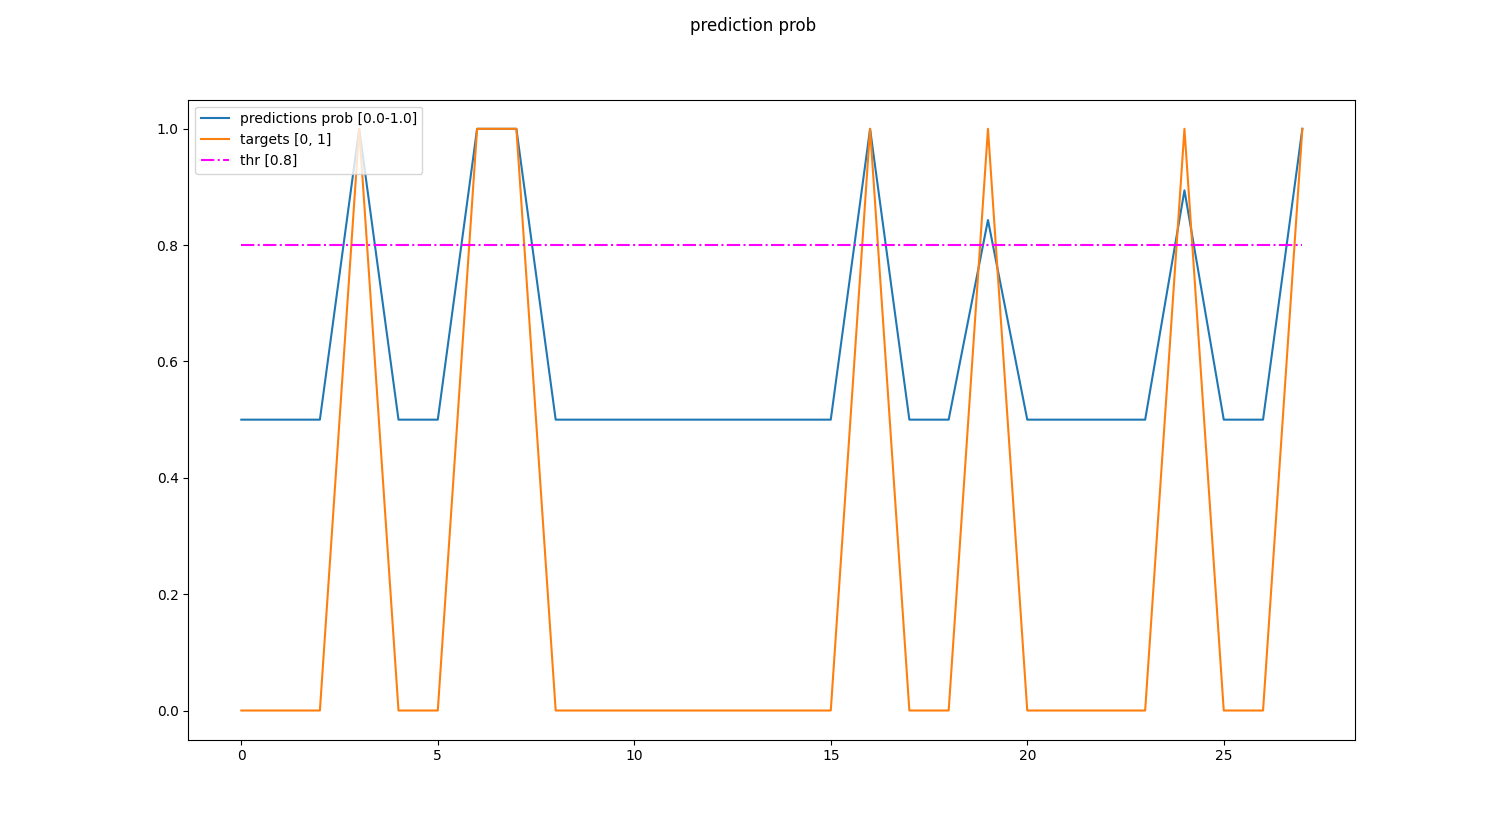

Recreate this plot in Python.
import numpy as np
# import torch
from torch.utils.data import Dataset, DataLoader
import torch
import torch.nn as nn
import torch.optim as optim
from torch.utils.data import TensorDataset, DataLoader, random_split
import torch.nn.functional as F
import pprint

# 小数表記にする(指数表記を使わない)
torch.set_printoptions(sci_mode=False) # pytorch
np.set_printoptions(suppress=True) # numpy

file_path = './time_counts2_input3.txt' # 自分のデータセット

data = []
# ファイルを開いて各行を読み込む
with open(file_path, 'r', encoding='utf-8') as file:
    for line in file:
        # 各行をカンマで分割して時刻とカウントを取得
        time_str, state_str, count_str = line.strip().split(', ')
        # タプルとしてリストに追加
        data.append((time_str, state_str, count_str))

# 時刻を分に変換する関数
def time_to_minutes(time_str):
    hours, minutes = map(int, time_str.split(':'))
    return hours * 60 + minutes


state_to_index = {"STABLE": 0, "WALKING": 1, "RUNNING": 2, "OTHER": -1}
print("#####")
print("inputs [time, state]")
print([[time, state, count] for time, state, count in data])
print("#####")

# # データの前処理
# # times = np.array([time_to_float(t) for t, _ in data], dtype=np.float32)
# times = np.array([time_to_minutes(t) for t, _ in data], dtype=np.float32)
# usage_counts = np.array([c for _, c in data], dtype=np.float32)

"""
# リコメンドするタイミングを二値で表現する（ここでは仮に2回以上の使用でリコメンド）
"""
# # recommend_labels = np.array([1 if c >= 2 else 0 for c in usage_counts], dtype=np.float32)
# # 1回以上の使用でリコメンド
# recommend_labels = np.array([1 if c >= 1 else 0 for c in usage_counts], dtype=np.float32)

# # データのテンソル化
# times_tensor = torch.tensor(times).unsqueeze(1)
# usage_tensor = torch.tensor(usage_counts).unsqueeze(1)
# # features_tensor = torch.cat((times_tensor, usage_tensor), dim=1)
# features_tensor = times_tensor


"""
# データの前処理
# データのテンソル化
をまとめる
"""
# # count_to_index = {"0": 0, "1": 1, "2": 2}
# inputs_times = torch.tensor([time_to_minutes(t) for t, _ in data], dtype=torch.float).unsqueeze(1)
# usage_counts = torch.tensor([int(c) for _, c in data], dtype=torch.float).unsqueeze(1)

# データを数値に変換
inputs = torch.tensor([[time_to_minutes(time), state_to_index[state], int(count)] for time, state, count in data], dtype=torch.float)
print("*****")
print("in:", inputs)
print("*****")
print("in [:, 0]:", inputs[:, 0])
print("in max:", inputs[:, 0].max())
test_input_max = inputs[:, 0].max()

# データの前処理
# 時刻データの正規化
inputs[:, 0] = inputs[:, 0] / inputs[:, 0].max()
print("in [:, 0]:", inputs[:, 0])
print("*****")

print("行動状態をone-hotベクトル化 ... STABLE:[1,0,0], WALKING:[0,1,0], RUNNING:[0,0,1]")


print("recommend data (inputs[:, 2]:)", inputs[:, 2])


# 行動状態のone-hotエンコーディング
states = torch.zeros(len(data), len(state_to_index))
for i, (_, state, _) in enumerate(data):
    states[i, state_to_index[state]] = 1
print("state: ", states)
print("inputs[:, :1] : ", inputs[:, :1]) # 全ての行, 0列目まで
print("inputs[:, :2] : ", inputs[:, :2]) # 全ての行, 1列目まで
print("inputs[:, :3] : ", inputs[:, :3]) # 全ての行, 2列目まで
print("inputs[:, :5] : ", inputs[:, 2:3]) # 全ての行, 2列目のみ
inputs = torch.cat((inputs[:, :1], states, inputs[:, 2:3]), dim=1) # timeとstatesを連結する

# targets = torch.tensor([tool_to_index[tool] for _, _, tool in data], dtype=torch.long)

# recommend_labels = torch.tensor([1 if c >= 1 else 0 for c in inputs[:, 2]], dtype=torch.float) # .unsqueeze(1) # リコメンドするタイミングを二値で表現する（ここでは仮に2回以上の使用でリコメンド）
# ラベル用（学習時に使用）
usage_counts = torch.tensor([int(c) for _, _, c in data], dtype=torch.float) # .unsqueeze(1)
recommend_labels = torch.tensor([1 if c >= 1 else 0 for c in usage_counts], dtype=torch.float) # .unsqueeze(1)
targets = recommend_labels

# データセットの作成
dataset = TensorDataset(inputs, targets)
print("*****")
print("inputs:", inputs)
print("targets:", targets)
print("*****")

# # データセットのサイズ
# dataset_size = len(dataset)
# # 訓練用と検証用のサイズを計算
# train_size = int(dataset_size * 0.8)
# val_size = dataset_size - train_size
# # データセットをランダムに分割
# train_dataset, val_dataset = random_split(dataset, [train_size, val_size])
# print("dataset:", dataset[0])
# print("**********")
# print("train datset:", train_dataset[0])
# print("val dataset:", val_dataset[0])
# print("**********")
# データセットのサイズ
dataset_size = len(dataset)
# 訓練用と検証用のサイズを計算
train_size = int(dataset_size * 0.8) # 7)
test_size = int(dataset_size * 0.1)
val_size = dataset_size - train_size - test_size
# データセットをランダムに分割
train_dataset, val_dataset , test_dataset = random_split(dataset, [train_size, val_size, test_size])
print("dataset:", dataset[0])
print("**********")
print("train datset:", train_dataset[0])
print("val dataset:", val_dataset[0])
print("test dataset:", test_dataset[0])
print("len [train, val, test] : ", len(train_dataset), len(val_dataset), len(test_dataset))
print("**********")


# DataLoaderの作成
batch_size = 4  # 例としてバッチサイズを4に設定
# batch_size = 32
train_loader = DataLoader(train_dataset, batch_size=batch_size, shuffle=True)
val_loader = DataLoader(val_dataset, batch_size=batch_size)

#### ステップ2: データセットとデータローダーの定義




#### ステップ3: モデルの定義

# シンプルなニューラルネットワークモデルを定義します。


class RecommendationModel(nn.Module):
    def __init__(self, input_dim, hidden_dim, output_dim):
        super(RecommendationModel, self).__init__()
        # Input : time + state(one-hot) + count = 6
        self.fc1 = nn.Linear(input_dim, hidden_dim)
        self.relu = nn.ReLU(inplace=True)
        self.fc2 = nn.Linear(hidden_dim, output_dim)
        self.dropout = nn.Dropout(0.5)  # ドロップアウト層を追加
    
    def forward(self, x):
        # x = x.reshape(x.shape[0], -1)
        # x = x.unsqueeze(1)
        # x = x.view(x.size(0), -1)  # フラット化

        x = self.fc1(x)
        x = self.relu(x)

        x = self.dropout(x)

        x = self.fc2(x)
        # return x
        return torch.sigmoid(x)

class CNNNet(nn.Module):
    def __init__(self, input_dim, hidden_dim, output_dim):
        super(CNNNet, self).__init__()
        # self.conv1 = nn.Conv1d(in_channels=1, out_channels=64, kernel_size=2, stride=1, padding=1) # In:1*4 *64=256?
        self.conv1 = nn.Conv1d(in_channels=1, out_channels=16, kernel_size=2, stride=1, padding=1)
        """
        Lout = [ (Lin + 2×padding − dilation×(kernel_size−1) − 1) / stride) + 1 ]
        今回の場合:
            Lout = (1  + 2*1       - 0*(2-1)-1)/1 + 1
                 = 3 - 1 + 1
                 = 3
        つまり、Affineに入力されるのは、「3 * 64」 
        """
        # # self.pool = nn.MaxPool1d(kernel_size=2, stride=2, padding=1) # パディングも指定すると、in_feature=3になる
        self.pool = nn.MaxPool1d(kernel_size=2) # 1*2 *64=128(カーネルのみの指定だと、padding=0...4/2=2(in_feature=2)で、2*64=128になる)
        # """
        # # padding=1の場合
        # Lout = (3+2-0-1)/2+1 = 3 ... in_feature=3

        # # padding=0の場合(指定しない場合、デフォルトで0)
        # Lout = (3+0-0-1)/2+1 = 2 ... in_feature=2
        # """
        # self.fc1 = nn.Linear(in_features=2*64, out_features=128) # 2[input] * 64[conv1のout_channels]
        # # self.fc1 = nn.Linear(in_features=4, out_features=3*64) # 2[input] * 64[conv1のout_channels]
        # """
        # # 今回 ... おそらく、3[input] * 64[conv1のout_channels] = 192
        # #   > それが4列ずつ(バッチサイズ4)モデルに入力される。
        # #       4[batch] * 3[input]*64[conv1のoutput_channels] = 4*192
        
        # # 前回 ... 8*8[input] * 128[conv1のout_channels]
        # """
        # self.dropout = nn.Dropout(0.5)  # ドロップアウト層を追加
        # self.fc2 = nn.Linear(128, 256)
        # # self.fc2 = nn.Linear(3*64, 256)
        # self.fc3 = nn.Linear(256, output_dim)
        # # self.bn1 = nn.BatchNorm1d(128) # 64)
        # # self.bn2 = nn.BatchNorm1d(256) # 64)

        """ 2024/6/24 """
        # self.fc1 = nn.Linear(3*64, 256) # 128) # hidden_dim)
        # self.relu = nn.ReLU(inplace=True)
        # self.fc2 = nn.Linear(256, output_dim) # hidden_dim, output_dim)
        # self.dropout = nn.Dropout(0.5)  # ドロップアウト層を追加
        
        # self.fc1 = nn.Linear(3*64, 128) # hidden_dim)
        # self.relu = nn.ReLU(inplace=True)
        # self.fc2 = nn.Linear(128, 256) # hidden_dim, output_dim)
        # self.dropout = nn.Dropout(0.5)  # ドロップアウト層を追加
        # self.fc3 = nn.Linear(256, output_dim)
        # self.bn1 = nn.BatchNorm1d(128) # 64)
        # self.bn2 = nn.BatchNorm1d(256) # 64)

        self.fc1 = nn.Linear(3*16, 64) # hidden_dim)
        self.relu = nn.ReLU(inplace=True)
        # self.fc2 = nn.Linear(64, 128) # hidden_dim, output_dim)
        self.fc2 = nn.Linear(64, output_dim)
        self.dropout = nn.Dropout(0.5)  # ドロップアウト層を追加
        # self.fc3 = nn.Linear(128, output_dim)
        self.bn1 = nn.BatchNorm1d(64)
        # self.bn2 = nn.BatchNorm1d(128)
        """ 2024/6/24 """
        self.sigmoid = nn.Sigmoid() # inplace=True)

    def forward(self, x):
        # 畳み込み層は入力が(batch_size, channels, length)の形であることを期待するため、入力xを適切な形に変形する
        x = x.unsqueeze(1)  # (batch_size, 1, length)
        # x = self.pool(torch.relu(self.conv1(x)))
        x = self.pool(self.relu(self.conv1(x)))
        x = x.view(x.size(0), -1)  # フラット化
        # print(x)
        
        """ 2024/6/24 """
        # x = torch.relu(self.fc1(x))
        x = self.relu(self.bn1(self.fc1(x)))
        x = self.dropout(x)
        x = self.relu(self.fc2(x))
        # x = self.relu(self.bn2(self.fc2(x)))
        # x = self.fc3(x)
        # return x
        return self.sigmoid(x)
        x = self.fc1(x)
        x = self.relu(x)
        x = self.dropout(x)
        x = self.fc2(x)
        return torch.sigmoid(x)
        """ 2024/6/24 """


class My_rnn_net(nn.Module):
    def __init__(self, input_size, output_size, hidden_dim, n_layers):
        super(My_rnn_net, self).__init__()

        self.input_size = input_size
        self.hidden_dim = hidden_dim
        self.n_layers = n_layers

        self.rnn = nn.RNN(input_size, hidden_dim, n_layers, batch_first=True)
        self.fc = nn.Linear(hidden_dim, output_size)

        self.sigmoid = nn.Sigmoid() # inplace=True)

    def forward(self, x):
        # xのサイズを (batch_size, sequence_length, input_size) に整形
        x = x.view(x.size(0), -1, self.input_size)
        
        y_rnn, h = self.rnn(x, None)
        y = self.fc(y_rnn[:, -1, :])

        return y
        # return self.sigmoid(y)






# モデルのインスタンス化
input_dim = 6 # 4 # 5 # 3 # 2  # 時刻とアプリ使用回数の2つ
# input_dim = 1  # 時刻のみ
hidden_dim = 16  # 隠れ層のサイズ
output_dim = 1  # リコメンドするかしないか
# model = RecommendationModel(input_dim, hidden_dim, output_dim)
model = CNNNet(input_dim, hidden_dim, output_dim)


# # テスト用の入力データ
# batch_size = 4 # 10
# sequence_length = 5
# input_size = 6  # ここをモデルのinput_sizeと一致させる
# output_size = 1
# hidden_dim = 20
# n_layers = 2
# model = My_rnn_net(input_size, output_size, hidden_dim, n_layers) # RNNをインスタンス化


#### ステップ4: モデルの学習

# モデルを訓練します。


# 損失関数とオプティマイザの定義
# criterion = nn.BCEWithLogitsLoss()  # 二値分類の場合 # binary_cross_entropy_with_logits
# optimizer = optim.Adam(model.parameters(), lr=0.001) # 0.01)
# # optimizer = optim.RMSprop(model.parameters(), lr=0.01)

# CNN
criterion = nn.BCELoss()
# criterion = nn.BCEWithLogitsLoss()  # 二値分類の場合 # binary_cross_entropy_with_logits
optimizer = optim.Adam(model.parameters(), lr=0.001)


# # RNN
# # 損失関数と最適化アルゴリズム
# criterion = nn.MSELoss()
# # criterion = nn.CrossEntropyLoss()
# optimizer = optim.Adam(model.parameters(), lr=0.001) # 01)

# トレーニングループ
num_epochs = 100 # 300 # 100 # 00 # 100 # 0 # 100  # エポック数
threshold = 0.8 # 0.5

print("\n\n\n#####\nTRAIN\n#####")
# # 訓練フェーズ
model.train()
losses = [] # 損失
accs = [] # 精度
losses_val = [] # 損失
accs_val = [] # 精度
for epoch in range(num_epochs):
    # 訓練フェーズ
    # model.train()
    train_loss = 0.0
    "----- E資格 -----"
    total_correct = 0
    total_data_len = 0
    "-----------------"

    # for features, labels in train_loader: # dataloader:
    for inputs, targets in train_loader:
        optimizer.zero_grad()
        outputs = model(inputs) # features)
        targets = targets.unsqueeze(1)
        loss = criterion(outputs, targets) # labels)
        
        
        
        # CNN
        predictions = (outputs > threshold).float().numpy()  # 閾値0.5で分類
        # # RNN
        # predictions_prob = torch.sigmoid(outputs).detach().numpy()  # シグモイド関数で0-1の範囲にスケール
        # predictions = (predictions_prob > threshold)  # 閾値0.5で分類


        loss.backward()
        optimizer.step()

        train_loss += loss.item()

        batch_size = len(targets) # labels) # targets)  # バッチサイズの確認

        
        for i in range(batch_size):  # データ一つずつループ,ミニバッチの中身出しきるまで
            total_data_len += 1  # 全データ数を集計
            if (predictions[i]) == int(targets[i].item()): # targets[i]: # int(labels[i].item()):
                total_correct += 1 # 正解のデータ数を集計
    # 可視化用に追加
    train_accuracy = total_correct/total_data_len*100  # 予測精度の算出
    # train_loss/=total_data_len  # 損失の平均の算出
    ave_train_loss = train_loss / total_data_len # 損失の平均の算出
    # losses.append(train_loss)
    losses.append(ave_train_loss)
    accs.append(train_accuracy)

    if (epoch+1) % 10 == 0:
        print("correct:", total_correct)
        print("total:", total_data_len)
        print(f'Epoch [{epoch+1}/{num_epochs}], Loss: {loss.item():.4f}')
        print(f'Epoch {epoch+1}/{num_epochs}, Train Loss(average): {ave_train_loss}')
        # train_accuracy = total_correct/total_data_len*100  # 予測精度の算出
        print("正解率: {}".format(train_accuracy))
        print("**********")


#### ステップ5: モデルの評価

# 学習したモデルを使って予測を行い、評価します。


print("\n\n\n#####\nVAL\n#####")
# 評価のためにモデルを推論モードに切り替え
model.eval()

# print("features tensor")
# print(features_tensor)
val_loss = 0.0
"----- E資格 -----"
total_correct_val = 0
total_data_len_val = 0
"-----------------"

# テストデータでの予測（例: トレーニングデータと同じデータを使う）
with torch.no_grad():

    for inputs, targets in val_loader:
        outputs = model(inputs)

        targets = targets.unsqueeze(1)

        loss = criterion(outputs, targets)
        val_loss += loss.item()

        # CNN
        predictions = (outputs > threshold).float().numpy()  # 閾値0.5で分類
        # # RNN
        # predictions_prob = torch.sigmoid(outputs).detach().numpy()  # シグモイド関数で0-1の範囲にスケール
        # predictions = (predictions_prob > threshold)  # 閾値0.5で分類

        batch_size = len(targets)  # バッチサイズの確認
        for i in range(batch_size):  # データ一つずつループ,ミニバッチの中身出しきるまで
            total_data_len_val += 1  # 全データ数を集計
            # if predictions[i] == targets[i]:
            if (predictions[i]) == int(targets[i].item()):
                total_correct_val += 1 # 正解のデータ数を集計

val_accuracy = total_correct_val/total_data_len_val*100  # 予測精度の算出
# val_loss/=total_data_len_val  # 損失の平均の算出
ave_val_loss = val_loss / total_data_len_val # 損失の平均の算出

# losses_val.append(val_loss)
losses_val.append(ave_val_loss)
accs_val.append(val_accuracy)

# print(f'Epoch {epoch}/{epochs}, Val Loss(average): {ave_val_loss}')
# accuracy = total_correct_val/total_data_len_val*100  # 予測精度の算出
print("正解率: {}".format(val_accuracy))
print("**********")


print("*************************************************************************************************************")
print("予測結果  : {}".format(predictions))
print("正解ラベル: {}".format(targets))
print("*************************************************************************************************************")

epochs = range(len(accs))

import matplotlib.pyplot as plt
fig = plt.figure(figsize=(15, 8))
# add_subplot()でグラフを描画する領域を追加する．引数は行，列，場所
ax1 = fig.add_subplot(1, 2, 1)
ax2 = fig.add_subplot(1, 2, 2)
fig.suptitle("Train Result - loss & acc -")
# plt.style.use("ggplot")
ax1.plot(epochs, losses, label="train loss", color = "red") # "orange")
# ax1.plot(epochs, losses_val, label="val loss", color = "blue")
ax1.legend()
ax2.plot(epochs, accs, label="train accurucy", color = "green")
# ax2.plot(epochs, accs_val, label="val accurucy", color = "orange")
ax2.legend()
plt.savefig('result_20240620.png')








print("\n\n\n#####\nTEST\n#####")

# テスト
test_data = [

    # ('8:00',  ""),
    # # ('10:45', ""),
    # ('10:55', ""),
    # ('12:05', ""),
    # ('17:30', ""),
    # ('18:10', ""),
    # ('20:00', ""),
    # ('20:10', ""),
    ('09:10', "WALKING", 0),
    ('10:30', "WALKING", 0),
    ('12:30', "STABLE", 0),
    ('15:00', "OTHER", 0),
    ('15:00', "WALKING", 3),
    ('18:00', "WALKING", 0),
    ('20:00', "RUNNING", 0),

    ('09:10', "WALKING", 1),
    ('10:30', "WALKING", 1),
    ('12:30', "STABLE", 1),
    ('15:00', "WALKING", 1),
    ('18:00', "WALKING", 1),
    ('20:00', "RUNNING", 1),

    # ('7:30', ""),
    # ('11:55', ""),
    # ('12:45', ""),
    # ('19:00', ""),
    # ('20:00', ""),

    # ('7:15', ""),
    # ('12:10', ""),
    # ('12:30', ""),
    # ('19:20', ""),
    # ('20:00', ""),

    # ('7:30', ""),
    # ('12:50', ""),
    # ('19:50', ""),
    # ('20:00', ""),

    # ('8:00', ""),
    # ('8:45', ""),
    # ('12:05', ""),
    # ('17:30', ""),
    # ('18:00', ""),
    ('0:00', "OTHER", 0),
    ('6:00', "OTHER", 0),
    ('22:00', "OTHER", 0),
    ('14:00', "OTHER", 1),
    ('7:00', "OTHER", 0),

]


inputs = torch.tensor([[time_to_minutes(time), state_to_index[state], int(count)] for time, state, count in test_data], dtype=torch.float)

test_usage_counts = torch.tensor([int(c) for _, _, c in test_data], dtype=torch.float) # .unsqueeze(1)
test_recommend_labels = torch.tensor([1 if c >= 1 else 0 for c in test_usage_counts], dtype=torch.float) # .unsqueeze(1)
targets = test_recommend_labels


inputs[:, 0] = inputs[:, 0] / test_input_max # input_max # inputs[:, 0].max()

# print("in [:, 0]:", inputs[:, 0])
# print("*****")
print("行動状態をone-hotベクトル化 ... STABLE:[1,0,0,0], WALKING:[0,1,0,0], RUNNING:[0,0,1,0], OTHER:[0,0,0,1]")
# 行動状態のone-hotエンコーディング
states = torch.zeros(len(test_data), len(state_to_index))
# states = torch.zeros(len(data), len(state_to_index))

for i, (_, state, _) in enumerate(test_data):
    states[i, state_to_index[state]] = 1
print("state: ", states)
inputs = torch.cat((inputs[:, :1], states, inputs[:, 2:3]), dim=1) # timeとstatesを連結する


# train, valと同時に作成したのでコメントアウト
# # データセットの作成
# test_dataset = TensorDataset(inputs, targets)
# print("*****")
# print("inputs:", inputs)
# print("targets:", targets)
# print("*****")


# DataLoaderの作成
batch_size = len(test_dataset) # 1 # 4  # 例としてバッチサイズを4に設定
# batch_size = 32
test_loader = DataLoader(test_dataset, batch_size=batch_size, shuffle=True) # False) # True) # train,valと一緒に作成する方がいいかも
# val_loader = DataLoader(val_dataset, batch_size=batch_size)


# outputs = model(inputs)

# 評価のためにモデルを推論モードに切り替え
model.eval()
test_loss = 0.0
"----- E資格 -----"
total_correct_test = 0
total_data_len_test = 0
"-----------------"
losses_test = [] # 損失
accs_test = [] # 精度
# テストデータでの予測（例: トレーニングデータと同じデータを使う）
with torch.no_grad():

    for inputs, targets in test_loader:
        outputs = model(inputs)
        predictions_prob = outputs
        print("probabilities:", predictions_prob*100)

        targets = targets.unsqueeze(1)

        loss = criterion(outputs, targets)
        test_loss += loss.item()

        # CNN
        predictions = (outputs > threshold).float().numpy()  # 閾値0.5で分類
        # # RNN
        # predictions_prob = torch.sigmoid(outputs).detach().numpy()  # シグモイド関数で0-1の範囲にスケール
        # predictions = (predictions_prob > threshold)  # 閾値0.5で分類

        # print("probabilities:", predictions_prob)
        print("targets classes:", targets.float().numpy())
        print("predicts classes:", predictions)

        batch_size = len(targets)  # バッチサイズの確認
        for i in range(batch_size):  # データ一つずつループ,ミニバッチの中身出しきるまで
            total_data_len_test += 1  # 全データ数を集計
            # if predictions[i] == targets[i]:
            if (predictions[i]) == int(targets[i].item()):
                total_correct_test += 1 # 正解のデータ数を集計
        # # ラベルが1の物のみを対象とする場合
        # for i in range(batch_size):  # データ一つずつループ,ミニバッチの中身出しきるまで
        #     if int(targets[i].item()) == 1:
        #         total_data_len_test += 1  # 全データ数を集計
        #         if (predictions[i]) == int(targets[i].item()):
        #             total_correct_test += 1 # 正解のデータ数を集計

test_accuracy = total_correct_test/total_data_len_test*100  # 予測精度の算出
ave_test_loss = test_loss / total_data_len_test # 損失の平均の算出
losses_test.append(ave_test_loss)
accs_test.append(test_accuracy)
print("正解率: {}".format(test_accuracy))
print("**********")

# CNN
print(len(predictions_prob), predictions_prob.detach().numpy())
epochs = range(len(predictions_prob))
thr = np.arange(0, len(predictions_prob))
fig = plt.figure(figsize=(15, 8))
fig.suptitle("prediction prob")
plt.plot(epochs, predictions_prob.detach().numpy(), label="predictions prob [0.0-1.0]") # , color = "green")
plt.legend()
plt.plot(epochs, targets.detach().numpy(), label="targets [0, 1]") # , color = "green")
plt.legend()
# plt.plot(epochs, 0.8, label="thr [0.8]")
plt.hlines(y=threshold, xmin=0, xmax=len(predictions_prob)-1, ls="-.", label=f"thr [{threshold}]", color="magenta")
plt.legend()
plt.show()

# RNN
# print(len(predictions_prob), predictions_prob)
# epochs = range(len(predictions_prob))
# thr = np.arange(0, len(predictions_prob))
# fig = plt.figure(figsize=(15, 8))
# fig.suptitle("prediction prob")
# plt.plot(epochs, predictions_prob, label="predictions prob [0.0-1.0]") # , color = "green")
# plt.legend()
# plt.plot(epochs, targets.detach().numpy(), label="targets [0, 1]") # , color = "green")
# plt.legend()
# # plt.plot(epochs, 0.8, label="thr [0.8]")
# plt.hlines(y=threshold, xmin=0, xmax=len(predictions_prob)-1, ls="-.", label=f"thr [{threshold}]", color="magenta")
# plt.legend()
# plt.show()
